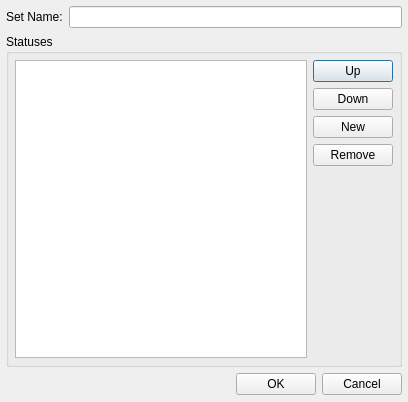
<ui version="4.0" >
 <author></author>
 <comment></comment>
 <exportmacro></exportmacro>
 <class>StatusDialogUI</class>
 <widget class="QDialog" name="StatusDialogUI" >
  <property name="geometry" >
   <rect>
    <x>0</x>
    <y>0</y>
    <width>408</width>
    <height>402</height>
   </rect>
  </property>
  <property name="windowTitle" >
   <string>Edit Status Set</string>
  </property>
  <layout class="QVBoxLayout" >
   <property name="margin" >
    <number>6</number>
   </property>
   <property name="spacing" >
    <number>6</number>
   </property>
   <item>
    <layout class="QHBoxLayout" >
     <property name="margin" >
      <number>0</number>
     </property>
     <property name="spacing" >
      <number>6</number>
     </property>
     <item>
      <widget class="QLabel" name="label" >
       <property name="text" >
        <string>&lt;html>&lt;head>&lt;meta name="qrichtext" content="1" />&lt;/head>&lt;body style=" white-space: pre-wrap; font-family:MS Shell Dlg; font-weight:400; font-style:normal; text-decoration:none;">&lt;p style=" margin-top:0px; margin-bottom:0px; margin-left:0px; margin-right:0px; -qt-block-indent:0; text-indent:0px;">Set Name:&lt;/p>&lt;/body>&lt;/html></string>
       </property>
      </widget>
     </item>
     <item>
      <widget class="QLineEdit" name="mNameEdit" />
     </item>
    </layout>
   </item>
   <item>
    <widget class="QGroupBox" name="groupBox" >
     <property name="title" >
      <string>Statuses</string>
     </property>
     <layout class="QHBoxLayout" >
      <property name="margin" >
       <number>6</number>
      </property>
      <property name="spacing" >
       <number>6</number>
      </property>
      <item>
       <widget class="RecordTreeView" name="mStatusTree" />
      </item>
      <item>
       <layout class="QVBoxLayout" >
        <property name="margin" >
         <number>0</number>
        </property>
        <property name="spacing" >
         <number>6</number>
        </property>
        <item>
         <widget class="QPushButton" name="mUpButton" >
          <property name="text" >
           <string>Up</string>
          </property>
         </widget>
        </item>
        <item>
         <widget class="QPushButton" name="mDownButton" >
          <property name="text" >
           <string>Down</string>
          </property>
         </widget>
        </item>
        <item>
         <widget class="QPushButton" name="mAddButton" >
          <property name="text" >
           <string>New</string>
          </property>
         </widget>
        </item>
        <item>
         <widget class="QPushButton" name="mRemoveButton" >
          <property name="text" >
           <string>Remove</string>
          </property>
         </widget>
        </item>
        <item>
         <spacer>
          <property name="orientation" >
           <enum>Qt::Vertical</enum>
          </property>
          <property name="sizeHint" >
           <size>
            <width>20</width>
            <height>40</height>
           </size>
          </property>
         </spacer>
        </item>
       </layout>
      </item>
     </layout>
    </widget>
   </item>
   <item>
    <layout class="QHBoxLayout" >
     <property name="margin" >
      <number>0</number>
     </property>
     <property name="spacing" >
      <number>6</number>
     </property>
     <item>
      <spacer>
       <property name="orientation" >
        <enum>Qt::Horizontal</enum>
       </property>
       <property name="sizeHint" >
        <size>
         <width>131</width>
         <height>23</height>
        </size>
       </property>
      </spacer>
     </item>
     <item>
      <widget class="QPushButton" name="mOKButton" >
       <property name="text" >
        <string>OK</string>
       </property>
      </widget>
     </item>
     <item>
      <widget class="QPushButton" name="mCancelButton" >
       <property name="text" >
        <string>Cancel</string>
       </property>
      </widget>
     </item>
    </layout>
   </item>
  </layout>
 </widget>
 <customwidgets>
  <customwidget>
   <class>RecordTreeView</class>
   <extends>QTreeView</extends>
   <header>recordtreeview.h</header>
   <container>0</container>
   <pixmap></pixmap>
  </customwidget>
 </customwidgets>
 <resources/>
 <connections>
  <connection>
   <sender>mOKButton</sender>
   <signal>clicked()</signal>
   <receiver>StatusDialogUI</receiver>
   <slot>accept()</slot>
   <hints>
    <hint type="sourcelabel" >
     <x>278</x>
     <y>253</y>
    </hint>
    <hint type="destinationlabel" >
     <x>96</x>
     <y>254</y>
    </hint>
   </hints>
  </connection>
  <connection>
   <sender>mCancelButton</sender>
   <signal>clicked()</signal>
   <receiver>StatusDialogUI</receiver>
   <slot>reject()</slot>
   <hints>
    <hint type="sourcelabel" >
     <x>369</x>
     <y>253</y>
    </hint>
    <hint type="destinationlabel" >
     <x>179</x>
     <y>282</y>
    </hint>
   </hints>
  </connection>
 </connections>
</ui>
